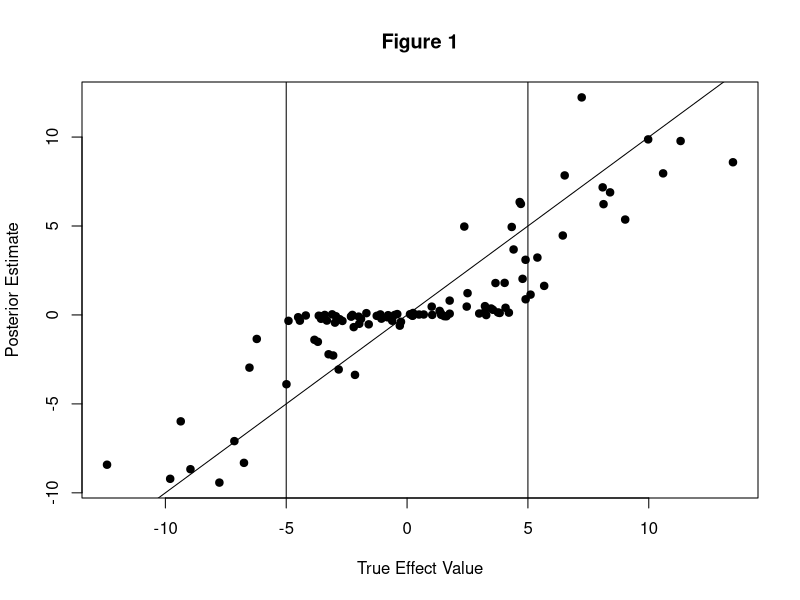
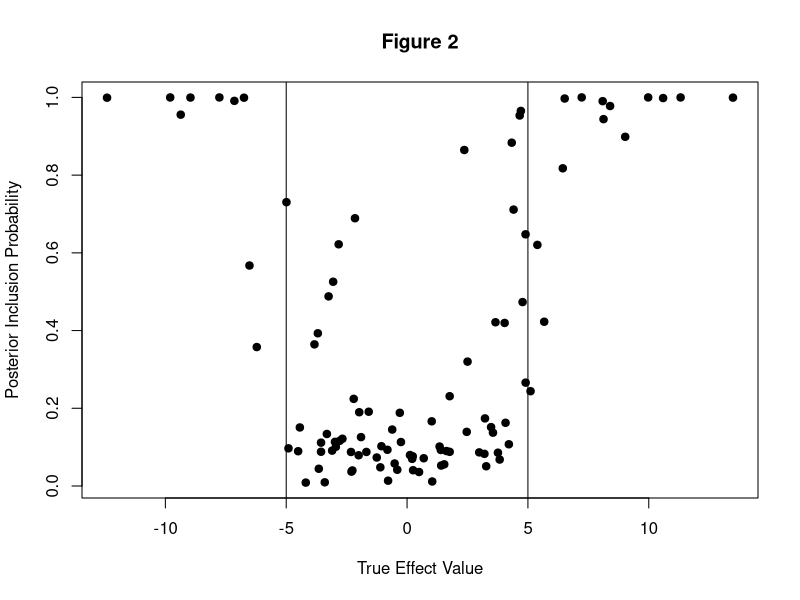
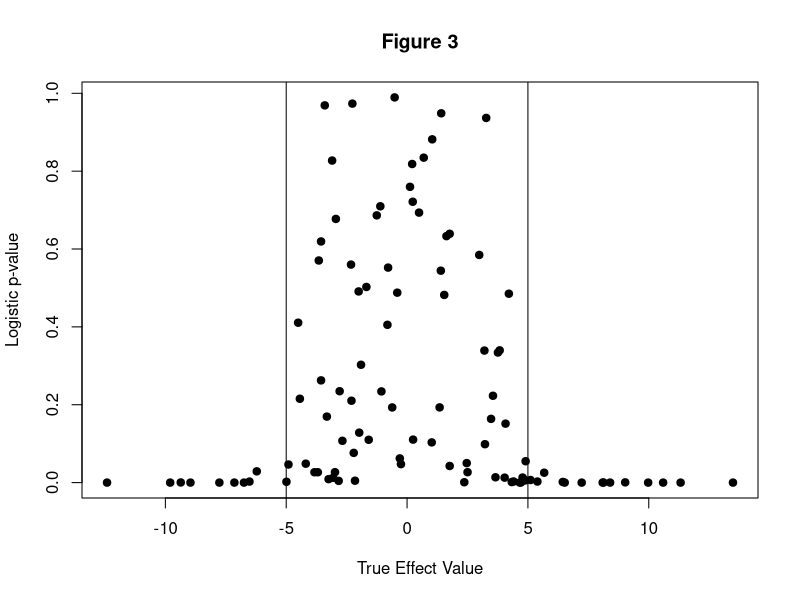
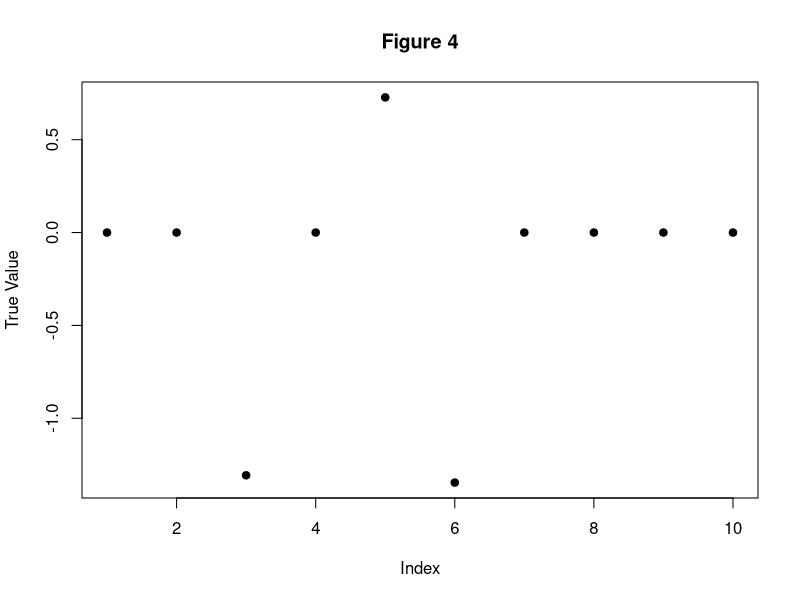
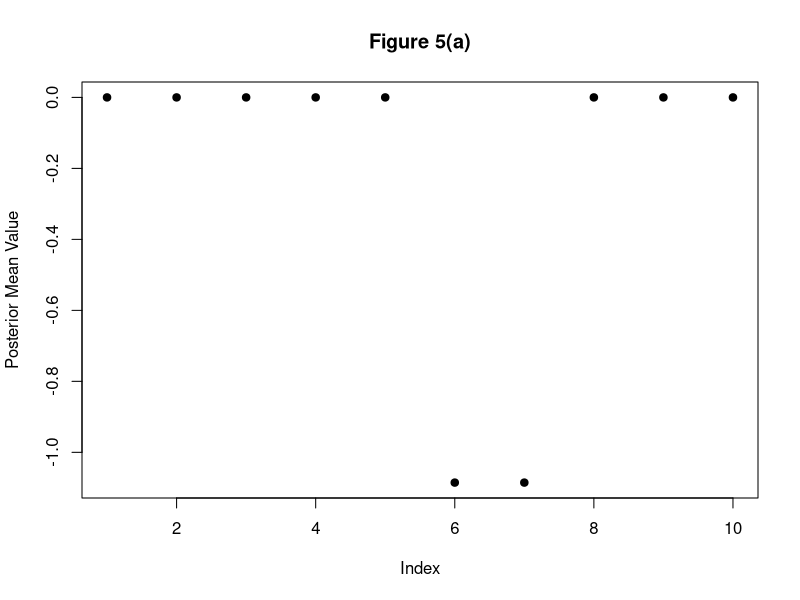
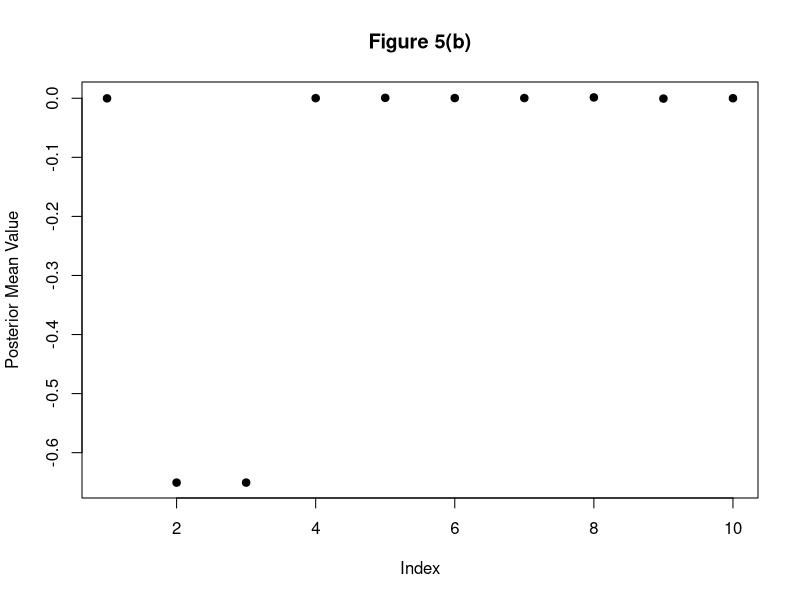
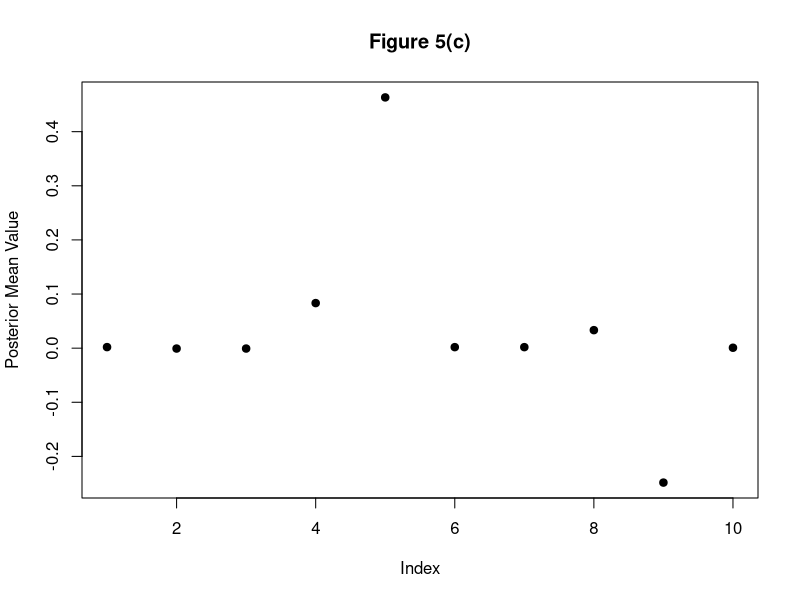
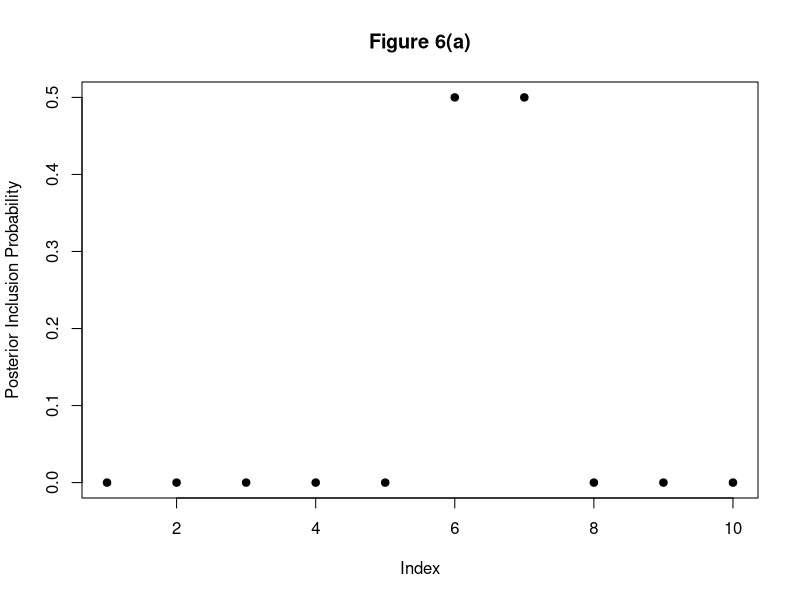

The R source for these figures, in order: (Note: a time limit stopped this script after it produced the figures.)
## ---- chunk 1
knitr::opts_chunk$set(echo = T, error = T, warning = T, message = F, fig.align = 'center')
## ---- chunk 2
### NOTE: This is basic code, and I did not attempt to mirror the level of numerical sophistication in the susie functions
### If this idea is worth pursuing further, then this code can be improved

susie_logistic = function(Y, X, L = 10, V = 1, prior_weights = NULL, tol = 1e-3, maxit = 1000, intercept = TRUE) {
  
  p = ncol(X)
  n = nrow(X)
  
  # place to store posterior info for each l = 1, ..., L
  post_alpha = matrix(NA, nrow = p, ncol = L)
  post_mu = matrix(NA, nrow = p, ncol = L)
  post_sigma = matrix(NA, nrow = p, ncol = L)
  post_info = list(post_alpha = post_alpha, post_mu = post_mu, post_sigma = post_sigma)

  beta_post_init = matrix(Inf, nrow = p, ncol = L) # initialize
  beta_post = matrix(0, nrow = p, ncol = L)
  
  fixed = rep(0, n) # fixed portion, estimated from l' != l other SER models
  
  iter = 0
  while(norm(beta_post - beta_post_init, "1") > tol) { # repeat until posterior means converge (ELBO not calculated here, so use this convergence criterion instead)
    beta_post_init = beta_post
      
    for (l in 1:L) {
      
      # below is old (inefficient) calculation of the fixed portion
      #fixed = rowSums(X %*% beta_post[, -l]) + int.coef # fixed portion from previous estimates (add intercept portion as well)
      fixed = fixed - (X %*% beta_post[, l]) # remove effect from previous iteration
      
      SER_logistric_l = single_effect_regression_logistic(Y, X, V, prior_weights, FALSE, fixed, intercept)
      # store
      post_info$post_alpha[, l] = SER_logistric_l$alpha
      post_info$post_mu[, l] = SER_logistric_l$mu
      post_info$post_sigma[, l] = SER_logistric_l$mu2 - SER_logistric_l$mu^2
      
      # update beta_post
      beta_post[, l] = SER_logistric_l$alpha * SER_logistric_l$mu
      
      fixed = fixed + (X %*% beta_post[, l]) # add back new fixed portion
      
      iter = iter + 1
      if (iter > maxit) {
        stop("Maximum number of iterations reached")
      }
      
    }
    
  }
  
  return(post_info)
  
}


# SER_logistic function
single_effect_regression_logistic = function(Y, X, V, prior_weights = NULL, optimize_V = FALSE, fixed = NULL, intercept = TRUE) {
  p = ncol(X)
  
  betahat = numeric(p)
  shat2 = numeric(p)
  
  if (is.null(fixed)) { # fixed is components from previous SER fits
    fixed = rep(0, length(Y))
  }
  
  # NOTE: could parallelize loop below if desired
  for (j in 1:p) { # logistic regression on each column of X separately
    if (intercept) {
      log.fit = glm(Y ~ X[, j] + 1 + offset(fixed), family = "binomial") # fit w/ intercept
    } else {
      log.fit = glm(Y ~ X[, j] - 1 + offset(fixed), family = "binomial") # fit w/out intercept
    }
    log.fit.coef = summary(log.fit)$coefficients
    # NOTE: coerces "intercept" to be 0 or 1 to grab relevant row of glm coefficient output
    betahat[j] = ifelse(is.na(log.fit.coef[1 + intercept, 1]), 0, log.fit.coef[1 + intercept, 1]) # beta-hat MLE (if na, just set to 0)
    shat2[j] = ifelse(is.na(log.fit.coef[1 + intercept, 2]), Inf, log.fit.coef[1 + intercept, 2]^2) # (std errof beta-hat MLE)^2 (if na, just set to Inf)
  }
  
  if (is.null(prior_weights)) {
    prior_weights = rep(1 / p, p)
  }
  
  if(optimize_V) {
    stop("Optimizing for prior variance not yet implemented for logistic case")
    #if(loglik.grad(0, betahat, shat2, prior_weights) < 0) {
    #  V = 0
    #} else {
    ##V.o = optim(par=log(V),fn=negloglik.logscale,gr = negloglik.grad.logscale,betahat=betahat,shat2=shat2,prior_weights=prior_weights,method="BFGS")
    ##if(V.o$convergence!=0){
    ##  warning("optimization over prior variance failed to converge")
    ##}
    #  V.u = uniroot(negloglik.grad.logscale, c(-10, 10), extendInt = "upX", betahat = betahat, shat2 = shat2, prior_weights = prior_weights)
    #  V = exp(V.u$root)
    #}
  }
  
  lbf = dnorm(betahat, 0, sqrt(V + shat2), log = TRUE) - dnorm(betahat, 0, sqrt(shat2), log = TRUE)
  #log(bf) on each SNP
  
  lbf[is.infinite(shat2)] = 0 # deal with special case of infinite shat2 (eg happens if X does not vary)
  
  maxlbf = max(lbf)
  w = exp(lbf - maxlbf) # w is proportional to BF, but subtract max for numerical stability
  # posterior prob on each SNP
  w_weighted = w * prior_weights
  weighted_sum_w = sum(w_weighted)
  alpha = w_weighted / weighted_sum_w
  post_var = 1 / ((1 / shat2) + (1 / V)) # posterior variance
  post_mean = (1 / shat2) * post_var * betahat # posterior mean
  post_mean2 = post_var + post_mean^2 # posterior second moment
  # BF for single effect model
  lbf_model = maxlbf + log(weighted_sum_w)
  # NOTE: Need to double check below
  loglik = lbf_model + log(1/2)*length(Y) # loglik of 0/1 response Y under p = .5
  return(list(alpha = alpha, mu = post_mean, mu2 = post_mean2, lbf = lbf, lbf_model = lbf_model, V = V, loglik = loglik))
}
## ---- chunk 3
set.seed(1138)

n = 1000
p = 10
L = 1
V = 25
beta_true = rep(0, p)

# make orthonormal covariates
rand_mat = matrix(rnorm(n * p), nrow = n)
svd_rand_mav = svd(rand_mat)
X = svd_rand_mav$u
# make response
# make response

B = 100
b_1s = numeric(B)
susie.fits.easy = list() # logistic SuSiE fits
logistic.fits.easy = list() # logistic regression fits
for (i in 1:B) {
  beta_true[1] = rnorm(1, 0, 5)
  b_1s[i] = beta_true[1]
  Y = rbinom(n, 1, exp(X %*% beta_true) / (1 + exp(X %*% beta_true)))
  susie.fits.easy[[i]] = susie_logistic(Y, X, L, V)
  logistic.fits.easy[[i]] = glm(Y ~ X, family = "binomial")
}
## ---- chunk 4
plot(sapply(susie.fits.easy, function(x) x$post_alpha[1] * x$post_mu[1]) ~ b_1s, xlab = "True Effect Value", ylab = "Posterior Estimate", main = "Figure 1", pch = 19)
abline(0, 1)
abline(v = c(-5, 5))

plot(sapply(susie.fits.easy, function(x) x$post_alpha[1]) ~ b_1s, xlab = "True Effect Value", ylab = "Posterior Inclusion Probability", main = "Figure 2", pch = 19)
abline(v = c(-5, 5))
## ---- chunk 5
plot(sapply(logistic.fits.easy, function(x) summary(x)$coefficients[2, 4]) ~ b_1s, xlab = "True Effect Value", ylab = "Logistic p-value", main = "Figure 3", pch = 19)
abline(v = c(-5, 5))
## ---- chunk 6
### TEST susie_logistic
set.seed(1138)

n = 100
p = 10
L = 3
pi = rep(1 / p, p) # prior weights
V = 5 # prior variance

beta_true = rep(0, p)
for (l in 1:L) {
  b_l = rnorm(1, 0, sqrt(V))
  gamma_l = rmultinom(1, 1, pi)
  beta_l = b_l * gamma_l
  beta_true = beta_true + beta_l
}

# simulate data, induce correlations
X = matrix(rnorm(n*p, 0, 1), nrow = n, ncol = p)
X[, 2] = X[, 3]
X[, 7] = X[, 6]

# make response
Y = rbinom(n, 1, exp(X %*% beta_true + 2) / (1 + exp(X %*% beta_true + 2)))

susie.logistic.fit = susie_logistic(Y, X, L, V)
## ---- chunk 7
plot(beta_true, ylab = "True Value", main = "Figure 4", pch = 19)
## ---- chunk 8
b_1_post = susie.logistic.fit$post_mu[, 1] * susie.logistic.fit$post_alpha[, 1]
b_2_post = susie.logistic.fit$post_mu[, 2] * susie.logistic.fit$post_alpha[, 2]
b_3_post = susie.logistic.fit$post_mu[, 3] * susie.logistic.fit$post_alpha[, 3]

plot(b_1_post, ylab = "Posterior Mean Value", main = "Figure 5(a)", pch = 19)
plot(b_2_post, ylab = "Posterior Mean Value", main = "Figure 5(b)", pch = 19)
plot(b_3_post, ylab = "Posterior Mean Value", main = "Figure 5(c)", pch = 19)
## ---- chunk 9
plot(susie.logistic.fit$post_alpha[, 1], ylab = "Posterior Inclusion Probability", main = "Figure 6(a)", pch = 19)
plot(susie.logistic.fit$post_alpha[, 2], ylab = "Posterior Inclusion Probability", main = "Figure 6(b)", pch = 19)
plot(susie.logistic.fit$post_alpha[, 3], ylab = "Posterior Inclusion Probability", main = "Figure 6(c)", pch = 19)
## ---- chunk 10
set.seed(1138)

n = 1000
p = 100
L = 10
pi = rep(1 / p, p) # prior weights
V = 5 # prior variance

beta_true = rep(0, p)
for (l in 1:L) {
  b_l = rnorm(1, 0, sqrt(V))
  gamma_l = rmultinom(1, 1, pi)
  beta_l = b_l * gamma_l
  beta_true = beta_true + beta_l
}

# simulate data, induce correlations
X = matrix(rnorm(n*p, 0, 1), nrow = n, ncol = p)
X[, 2] = X[, 1]
X[, 88] = X[, 87]
X[, 89] = runif(n, -1, -.7) * X[, 87]

# make response
Y = rbinom(n, 1, exp(X %*% beta_true + 2) / (1 + exp(X %*% beta_true + 2)))

susie.logistic.fit = susie_logistic(Y, X, L, V)
## ---- chunk 11
plot(beta_true[beta_true == 0] ~ which(beta_true == 0), xlim = c(0, 101), ylim = range(beta_true) + c(-.1, .1), xlab = "Index", ylab = "True Value", main = "Figure 7", pch = 19)
text(which(beta_true != 0), beta_true[beta_true != 0], labels = which(beta_true != 0))
## ---- chunk 12
par(mfrow = c(5, 2))
for (l in 1:L) {
  b_l_post = susie.logistic.fit$post_mu[, l] * susie.logistic.fit$post_alpha[, l]
  plot(b_l_post[abs(b_l_post) < .01] ~ which(abs(b_l_post) < .01), xlim = c(0, 101), ylim = range(b_l_post) + c(-.1, .1), xlab = "Index", ylab = "Posterior Mean Value", main = paste("Figure 8(", letters[l], ")", sep = ""), pch = 19)
  text(which(abs(b_l_post) >= .01), b_l_post[abs(b_l_post) >= .01], labels = which(abs(b_l_post) >= .01))
}
par(mfrow = c(1, 1))
## ---- chunk 13
par(mfrow = c(5, 2))
for (l in 1:L) {
  alpha_l = susie.logistic.fit$post_alpha[, l]
  plot(alpha_l[alpha_l < .01] ~ which(alpha_l < .01), xlim = c(0, 101), ylim = c(0, 1), xlab = "Index", ylab = "Posterior Inclusion Probability", main = paste("Figure 9(", letters[l], ")", sep = ""), pch = 19)
  text(which(alpha_l >= .01), alpha_l[alpha_l >= .01], labels = which(alpha_l >= .01))
}
par(mfrow = c(1, 1))
## ---- chunk 14
set.seed(1138)
B = 10 # times to repeat at each noise level

n = 1000
p = 10
L = 1

X = matrix(rnorm(n*p, 0, 1), nrow = n, ncol = p)
X[, 5] = runif(n, .7, 1) * X[, 1]

X = apply(X, MARGIN = 2, function(x) x - mean(x))
X = apply(X, MARGIN = 2, function(x) x / norm(x, "2"))

beta_true = rep(0, p)

Vs = c(1, 5, 10, 25, 50)
beta_true_1 = matrix(nrow = length(Vs), ncol = B)
susie.logistic.list = list()
for (i in 1:length(Vs)) {
  V = Vs[i]
  susie.logistic.list[[i]] = list()
  names(susie.logistic.list)[i] = paste("Vs_", V, sep = "")
  for (j in 1:B) {
    beta_true[1] = rnorm(1, 0, sqrt(V))
    Y = rbinom(n, 1, exp(X %*% beta_true) / (1 + exp(X %*% beta_true)))
    susie.logistic.list[[i]][[j]] = susie_logistic(Y, X, L, V)
    beta_true_1[i, j] = beta_true[1]
  }
}

par(mfrow = c(5, 2))
for (i in 1:length(Vs)) {
  V = Vs[i]
  for (j in 1:B) {
    a_l_post = susie.logistic.list[[i]][[j]]$post_alpha[, 1]
    b_l_post = susie.logistic.list[[i]][[j]]$post_mu[, 1] * a_l_post
    plot(b_l_post[abs(a_l_post) < .05] ~ which(abs(a_l_post) < .05), xlim = c(1, 10), ylim = range(b_l_post) + c(-.1, .1), xlab = "Index", ylab = "Posterior Mean Value", main = paste("True effect 1: ", round(beta_true_1[i, j], 2), " ::: Signal Level: ", round(V, 2), sep = ""), pch = 19)
    text(which(abs(a_l_post) >= .05), b_l_post[abs(a_l_post) >= .05], labels = which(abs(a_l_post) >= .05))
  }
}
par(mfrow = c(1, 1))


par(mfrow = c(5, 2))
for (i in 1:length(Vs)) {
  V = Vs[i]
  for (j in 1:B) {
    a_l_post = susie.logistic.list[[i]][[j]]$post_alpha[, 1]
    plot(a_l_post[abs(a_l_post) < .05] ~ which(abs(a_l_post) < .05), xlim = c(1, 10), ylim = c(0, 1), xlab = "Index", ylab = "Posterior Inclusion Probability", main = paste("True effect 1: ", round(beta_true_1[i, j], 2), " ::: Signal Level: ", round(V, 2), sep = ""), pch = 19)
    text(which(abs(a_l_post) >= .05), a_l_post[abs(a_l_post) >= .05], labels = which(abs(a_l_post) >= .05))
  }
}
par(mfrow = c(1, 1))
## ---- chunk 15
set.seed(1138)
B = 10 # times to repeat at each noise level

n = 1000
p = 10
L = 1

X = matrix(rbinom(n * p, 2, runif(n * p)), nrow = n, ncol = p)
copy_ind = runif(n, 0, 1) <= 0.9
X[copy_ind, 5] = X[copy_ind, 1]

beta_true = rep(0, p)

Vs = 1:5
beta_true_1 = matrix(nrow = length(Vs), ncol = B)
susie.logistic.list = list()
for (i in 1:length(Vs)) {
  V = Vs[i]
  susie.logistic.list[[i]] = list()
  names(susie.logistic.list)[i] = paste("Vs_", V, sep = "")
  for (j in 1:B) {
    beta_true[1] = rnorm(1, 0, sqrt(V))
    Y = rbinom(n, 1, exp(X %*% beta_true) / (1 + exp(X %*% beta_true)))
    susie.logistic.list[[i]][[j]] = susie_logistic(Y, X, L, V)
    beta_true_1[i, j] = beta_true[1]
  }
}

par(mfrow = c(5, 2))
for (i in 1:length(Vs)) {
  V = Vs[i]
  for (j in 1:B) {
    a_l_post = susie.logistic.list[[i]][[j]]$post_alpha[, 1]
    b_l_post = susie.logistic.list[[i]][[j]]$post_mu[, 1] * a_l_post
    plot(b_l_post[abs(a_l_post) < .05] ~ which(abs(a_l_post) < .05), xlim = c(1, 10), ylim = range(b_l_post) + c(-.1, .1), xlab = "Index", ylab = "Posterior Mean Value", main = paste("True effect 1: ", round(beta_true_1[i, j], 2), " ::: Signal Level: ", round(V, 2), sep = ""), pch = 19)
    text(which(abs(a_l_post) >= .05), b_l_post[abs(a_l_post) >= .05], labels = which(abs(a_l_post) >= .05))
  }
}
par(mfrow = c(1, 1))


par(mfrow = c(5, 2))
for (i in 1:length(Vs)) {
  V = Vs[i]
  for (j in 1:B) {
    a_l_post = susie.logistic.list[[i]][[j]]$post_alpha[, 1]
    plot(a_l_post[abs(a_l_post) < .05] ~ which(abs(a_l_post) < .05), xlim = c(1, 10), ylim = c(0, 1), xlab = "Index", ylab = "Posterior Inclusion Probability", main = paste("True effect 1: ", round(beta_true_1[i, j], 2), " ::: Signal Level: ", round(V, 2), sep = ""), pch = 19)
    text(which(abs(a_l_post) >= .05), a_l_post[abs(a_l_post) >= .05], labels = which(abs(a_l_post) >= .05))
  }
}
par(mfrow = c(1, 1))
